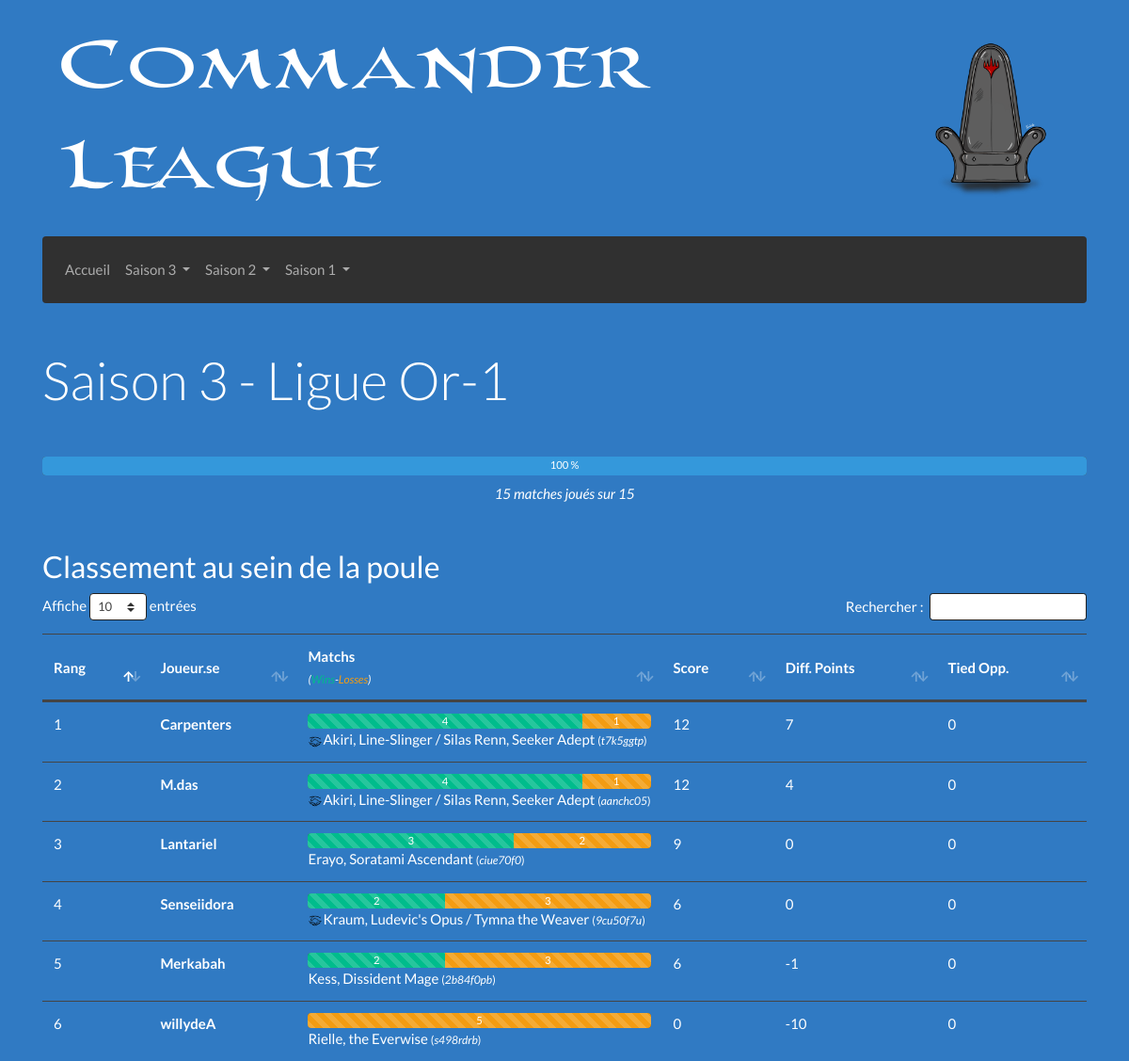
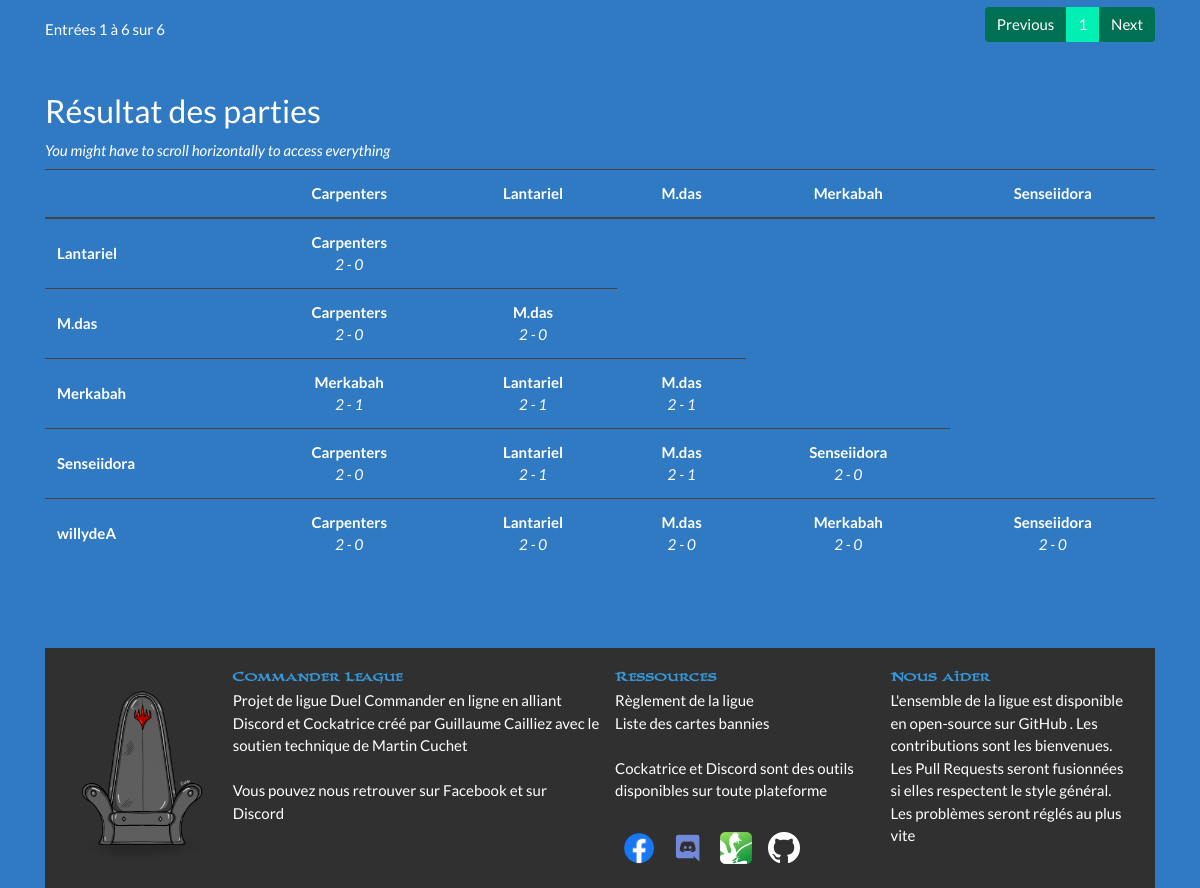
Screenshot of /Saison-3/Or-1 with the database file from the repository (2 pictures, top to bottom).
### tables this page shows
CREATE TABLE "decks" (
	"id_deck"	INTEGER PRIMARY KEY AUTOINCREMENT,
	"id_discord"	TEXT NOT NULL,
	"est_joue"	INTEGER NOT NULL,
	"cle_MV"	INTEGER NOT NULL,
	"hash"	TEXT NOT NULL,
	"liste"	TEXT NOT NULL,
	"general"	TEXT NOT NULL
);

CREATE TABLE "participants" (
	"id_discord"	TEXT,
	"pseudo"	TEXT NOT NULL,
	"nom_role"	TEXT NOT NULL,
	"elo"	INTEGER,
	PRIMARY KEY("id_discord")
);

### Afficher/Elements/Vue/Vue_Poule.php (called while the page is built)
<?php
function Affichage ($helper) {
	$affichage  = progressLigue($helper);
	$affichage .= afficherTableauClassement($helper);
	$affichage .= afficherTableauResultats($helper);
	return $affichage;
}

### Afficher/Controleur.php (called while the page is built, shortened)
<?php
function getContenu ($params)
{
	if (isset($params['saison']) && isset($params['ligue'])) {
		$ligue = stripslashes($params['ligue']);
		if (preg_match("/Placement/", $ligue)) {
			require_once 'Afficher/Pages/Placement/Controleur.php';
		} else if (preg_match("/Playoff/", $ligue)) {
			require_once 'Afficher/Pages/Playoff/Controleur.php';
		} else {
			require_once 'Afficher/Pages/Ligue/Controleur.php';
		}
	}
	return Affichage($helper);
}
require_once 'Afficher/Vue.php';

### Afficher/Vue.php (called while the page is built)
<?php
$contenu = getContenu($parametres);
require_once 'Afficher/Elements/Gabarit.php';

### index.php (called while the page is built, shortened)
<?php
require_once 'Controleur.php';

### Afficher/Elements/Barres/BarreJoueur.php (called while the page is built)
<?php
require_once "Afficher/Elements/Barres/Vue_BarreJoueur.php";
function afficherBarreJoueur ($helper, $pseudo) {
	$nombreJoueurs = $helper['infos']['nbDecks'];
	$nombreMatches = $nombreJoueurs - 1;
	$widthMatch = round(100/$nombreMatches,2);
	$victoires = $helper[$pseudo]['victoires'];
	$defaites  = $helper[$pseudo]['defaites'];
	return barreJoueur($victoires , $defaites , $widthMatch);
}
?>

### Modele.php (called while the page is built, shortened)
<?php
function getBdd() {
	$bdd = new PDO("sqlite:BD/database.sqlite");
	    $bdd->setAttribute(PDO::ATTR_DEFAULT_FETCH_MODE, PDO::FETCH_ASSOC);
	    $bdd->setAttribute(PDO::ATTR_ERRMODE, PDO::ERRMODE_EXCEPTION);
	return $bdd;
}
function executerRequete($sql, $params = null) {
	$resultat = getBdd()->prepare($sql);
	$resultat->execute($params);
	return $resultat;
}

### Afficher/Elements/Helpers/Details.php (called while the page is built, shortened)
<?php
$helper = array();
$sql = "SELECT liste_decks FROM ligues
		WHERE num_saison = :s AND nom_ligue = :l;";
$helper['infos']['saison'] = __SAISON__;
$helper['infos']['ligue']  = (preg_match("/Placement/i",__LIGUE__) || preg_match("/Playoff/i",__LIGUE__)) ? preg_split("/-/",__LIGUE__)[0] : __LIGUE__ ;
$donnees = array(
	':l' => __LIGUE__,
	':s' => $helper['infos']['saison'],
);
$requete = executerRequete($sql,$donnees);
$resultat = $requete->fetch()['liste_decks'];
$_liste = preg_split('/, /i',$resultat);
$helper['infos']['decks'] = $_liste;
$_nbDecks = count($helper['infos']['decks']);
$helper['infos']['nbDecks'] = $_nbDecks;
$helper['infos']['max'] = $_nbDecks * ($_nbDecks - 1) / 2;
$helper['infos']['joues'] = 0;
$sql = "SELECT * FROM participants p
		JOIN decks d ON p.id_discord = d.id_discord
		WHERE d.id_deck = :id;";
for ($i = 0; $i < count($helper['infos']['decks']); $i++) {
	$requete = executerRequete($sql,array(':id'=>$helper['infos']['decks'][$i]));
	$resultat = $requete->fetch();
	$helper['infos']['pseudo'][] = $resultat['pseudo'];
	$helper['infos']['id_discord'][] = $resultat['id_discord'];
	$helper[$resultat['id_deck']] = array(
		'pseudo'		=> $resultat['pseudo'],
		'id_discord'	=> $resultat['id_discord'],
		'id_deck'		=> $resultat['id_deck'],
		'liste'			=> $resultat['liste'],
		'general'		=> $resultat['general'],
		'hash'			=> $resultat['hash'],
		'parties'		=> array(),
		'victoires'		=> 0,
		'defaites'		=> 0,
		'tiebreakers'	=> array(
			'matchPoints'			=> 0,
			'diffPoints'			=> 0,
			'tiedParticipants'		=> 0,
		),
	);
}

### Afficher/Pages/Ligue/Helper.php (called while the page is built)
<?php
require_once "Afficher/Elements/Helpers/Details.php";

### Afficher/Pages/Ligue/Controleur.php (called while the page is built, shortened)
<?php
require_once 'Afficher/Elements/Modele.php';
require_once 'Afficher/Pages/Ligue/Modele.php';
require_once 'Afficher/Pages/Ligue/Helper.php';

### Afficher/Elements/Modele.php (called while the page is built, shortened)
<?php
require_once 'Afficher/Elements/Barres/BarreJoueur.php';
require_once 'Afficher/Elements/Tableaux/TableauResultats.php';
require_once 'Afficher/Elements/Tableaux/TableauClassement.php';
function afficheGeneral ($texte) {
	$contraintes = "";
	if (preg_match('/\//i',$texte)) $contraintes .= "P";
	if ($contraintes == "") return $texte;
	if (preg_match('/p/i',$contraintes)) {
		$liste_partners = (preg_match('/c/i',$contraintes)) ? preg_split('/\(/',$texte)[0] : $texte;
		$partenaires = array(
			preg_split('/\/\//i',$liste_partners)[0],
			preg_split('/\/\//i',$liste_partners)[1]
		);
		$retour = __PARTENAIRES__ . $partenaires[0] . " / " . $partenaires[1];
	}
	return $retour;
}

### Afficher/Elements/Tableaux/TableauResultats.php (the view)
<?php
require_once 'Afficher/Elements/Tableaux/Vue_TableauResultats.php';
function AfficherTableauResultats ($helper) {
	$retour  = "<h3 class='mt-3'>Résultat des parties</h3>";
	$retour .= "<p class='mb-2'><i>You might have to scroll horizontally to access everything</i></p>";
	$retour .=  tableauResultats($helper);
	$retour .= "<div class='my-5'></div>";
	return $retour;
}
function afficheResultat ($helper, $pseudo1, $pseudo2) {
	if (isset($helper[$pseudo1]['parties'][$pseudo2])) {
		$vainqueur = $helper[$pseudo1]['parties'][$pseudo2]['w_pseudo'];
		if ($vainqueur != $pseudo1) {
			$pseudo2 = $pseudo1;
			$pseudo1 = $vainqueur;
		}
		$resultat = $helper[$pseudo1]['parties'][$pseudo2]['string'];
		return "<strong>$vainqueur</strong><br><i>$resultat</i>";
	}
	return "<i>Partie à jouer</i>";
}

### Afficher/Elements/Tableaux/Vue_TableauClassement.php
<?php
function tableauClassement ($helper) {
	ob_start(); ?>
	<div class="table-responsive text-nowrap">
	<table id="tableClassement" class="table table-hover" aria-describedby="tableClassement">
		<thead>
			<tr>
				<th scope="col" class="sorting align-middle" aria-controls="tableClassement">Rang</th>
				<th scope="col" class="align-middle">Joueur.se</th>
				<th scope="col" class="align-middle col-2">
					Matchs<br>
					<i><small>(<span class="text-success">Wins</span>-<span class="text-warning">Losses</span>)</small></i>
				</th>
				<th scope="col" class="align-middle">
					Score
				</th>
				<th scope="col" class="align-middle">
					<span href="#" data-toggle="tooltip" title="Game won minus game lost">
						Diff. Points
					</span>
				</th>
				<th scope="col" class="align-middle">
					<span href="#" data-toggle="tooltip" title="Game won against tied opponents">
						Tied Opp.
					</span>
				</th>
			</tr>
		</thead>
		<tbody>
			<?php
			for ($i = 0; $i < count($helper['infos']['pseudo']); $i++) {
				$cle = $helper['infos']['pseudo'][$i];
			?>
			<tr>
				<td scope="row">
					<?= $helper['infos']['classement'][$cle] ?>
				</td>
				<td>
					<strong><?= $cle ?></strong>
				</td>
				<td>
					<?= afficherBarreJoueur($helper,$cle) ?>
					<?= afficheGeneral($helper[$cle]['general']) ?>
						<small>(<i><?= $helper[$cle]['hash'] ?></i>)</small>
				</td>
				<td>
					<?= $helper[$cle]['tiebreakers']['matchPoints'] ?>
				</td>
				<td>
					<?= $helper[$cle]['tiebreakers']['diffPoints'] ?>
				</td>
				<td>
					<?= $helper[$cle]['tiebreakers']['tiedParticipants'] ?>
				</td>
			</tr>
			<?php
			}
			?>
		</tbody>
	</table>
	</div>
	<?php return ob_get_clean();
}

### Afficher/Elements/Tableaux/Vue_TableauResultats.php
<?php
function tableauResultats ($helper) {
	ob_start(); ?>
	<div class="table-responsive mb-5">
	<table id="tableMatches" class="table table-hover" aria-describedby="tableMatches">
		<thead>
			<tr>
				<th scope="col" class="sorting" aria-controls="tableMatches"></th>
			<?php
			for ($i = 0; $i < (count($helper['infos']['pseudo'])-1); $i++) {
				$cle = $helper['infos']['pseudo'][$i];
				?>
				<th scope="col" class="text-center"><?= $cle ?></th>
				<?php
				}
			?>
			</tr>
		</thead>
		<tbody>
		<?php
		for ($i = 1; $i < count($helper['infos']['pseudo']); $i++) {
			$cle = $helper['infos']['pseudo'][$i];
			?>
			<tr>
				<td scope="row" class="align-middle">
					<strong><?= $cle ?></strong>
				</td>
				<?php for ($j = 0; $j < $i; $j++) : ?>
					<td class='align-middle text-center'>
						<?= afficheResultat($helper,$cle,$helper['infos']['pseudo'][$j]) ?>
					</td>
				<?php endfor; ?>
			</tr>
			<?php
		}
		?>
		</tbody>
	</table>
	</div>
	<?php return ob_get_clean();
}

### Afficher/CSS/overriding.css (style rules this page uses)
body { background-image: url('/Afficher/CSS/Images/Background.png'); background-color: #307ac3; background-size: 100%; }

### rows the page displays
decks: general (picture), general "Akiri, Line-Slinger / Silas Renn, Seeker Adept", hash "t7k5ggtp", id_discord.pseudo "Carpenters", id_discord.pseudo "2 - 0"
decks: general (picture), general "Akiri, Line-Slinger / Silas Renn, Seeker Adept", hash "aanchc05", id_discord.pseudo "M.das", id_discord.pseudo "2 - 1", id_discord.pseudo "2 - 0"
decks: general "Rielle, the Everwise", hash "s498rdrb"
decks: id_discord.pseudo "Merkabah", id_discord.pseudo "2 - 0"
decks: id_discord.pseudo "Lantariel", id_discord.pseudo "2 - 1", id_discord.pseudo "2 - 0"
decks: id_discord.pseudo "Senseiidora", id_discord.pseudo "2 - 0"

### other values shown
__SAISON__ "3"
__LIGUE__ "Or-1"
$status "100"
$played "15"
$max "15"
$helper['infos']['classement'][$cle] "1"
$cle "Carpenters"
$victoires "4"
$defaites "1"
$helper[$cle]['tiebreakers']['matchPoints'] "12"
$helper[$cle]['tiebreakers']['diffPoints'] "7"
$helper[$cle]['tiebreakers']['tiedParticipants'] "0"
$helper['infos']['classement'][$cle] "3"
$cle "Lantariel"
$victoires "3"
